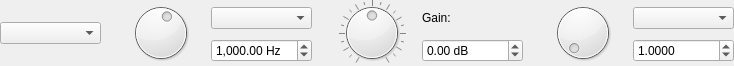
<?xml version="1.0" encoding="UTF-8"?>
<ui version="4.0">
 <class>BiQuadFilterGUI</class>
 <widget class="QWidget" name="BiQuadFilterGUI">
  <property name="geometry">
   <rect>
    <x>0</x>
    <y>0</y>
    <width>734</width>
    <height>66</height>
   </rect>
  </property>
  <property name="windowTitle">
   <string notr="true"/>
  </property>
  <layout class="QGridLayout" name="gridLayout">
   <property name="leftMargin">
    <number>0</number>
   </property>
   <property name="topMargin">
    <number>0</number>
   </property>
   <property name="rightMargin">
    <number>0</number>
   </property>
   <property name="bottomMargin">
    <number>0</number>
   </property>
   <property name="spacing">
    <number>0</number>
   </property>
   <item row="0" column="2" rowspan="2">
    <widget class="QDial" name="freqDial">
     <property name="minimumSize">
      <size>
       <width>0</width>
       <height>66</height>
      </size>
     </property>
     <property name="maximumSize">
      <size>
       <width>16777215</width>
       <height>66</height>
      </size>
     </property>
     <property name="maximum">
      <number>1000</number>
     </property>
     <property name="pageStep">
      <number>10</number>
     </property>
     <property name="value">
      <number>566</number>
     </property>
    </widget>
   </item>
   <item row="0" column="8" rowspan="2">
    <widget class="QDial" name="qDial">
     <property name="minimumSize">
      <size>
       <width>0</width>
       <height>66</height>
      </size>
     </property>
     <property name="maximumSize">
      <size>
       <width>16777215</width>
       <height>66</height>
      </size>
     </property>
     <property name="minimum">
      <number>0</number>
     </property>
     <property name="maximum">
      <number>1000</number>
     </property>
     <property name="notchesVisible">
      <bool>false</bool>
     </property>
    </widget>
   </item>
   <item row="1" column="3">
    <widget class="QDoubleSpinBox" name="freqSpinBox">
     <property name="showGroupSeparator" stdset="0">
      <bool>true</bool>
     </property>
     <property name="suffix">
      <string> Hz</string>
     </property>
     <property name="minimum">
      <double>10.000000000000000</double>
     </property>
     <property name="maximum">
      <double>20000.000000000000000</double>
     </property>
     <property name="value">
      <double>1000.000000000000000</double>
     </property>
    </widget>
   </item>
   <item row="0" column="4">
    <spacer name="horizontalSpacer">
     <property name="orientation">
      <enum>Qt::Horizontal</enum>
     </property>
     <property name="sizeType">
      <enum>QSizePolicy::Fixed</enum>
     </property>
     <property name="sizeHint" stdset="0">
      <size>
       <width>10</width>
       <height>20</height>
      </size>
     </property>
    </spacer>
   </item>
   <item row="0" column="5" rowspan="2">
    <widget class="QDial" name="gainDial">
     <property name="minimumSize">
      <size>
       <width>0</width>
       <height>66</height>
      </size>
     </property>
     <property name="maximumSize">
      <size>
       <width>16777215</width>
       <height>66</height>
      </size>
     </property>
     <property name="minimum">
      <number>-100</number>
     </property>
     <property name="maximum">
      <number>100</number>
     </property>
     <property name="pageStep">
      <number>20</number>
     </property>
     <property name="notchTarget">
      <double>9.850000000000000</double>
     </property>
     <property name="notchesVisible">
      <bool>true</bool>
     </property>
    </widget>
   </item>
   <item row="1" column="6">
    <widget class="QDoubleSpinBox" name="gainSpinBox">
     <property name="suffix">
      <string> dB</string>
     </property>
     <property name="minimum">
      <double>-10.000000000000000</double>
     </property>
     <property name="maximum">
      <double>10.000000000000000</double>
     </property>
     <property name="singleStep">
      <double>0.100000000000000</double>
     </property>
    </widget>
   </item>
   <item row="1" column="9">
    <widget class="QDoubleSpinBox" name="qSpinBox">
     <property name="decimals">
      <number>4</number>
     </property>
     <property name="minimum">
      <double>0.330000000000000</double>
     </property>
     <property name="maximum">
      <double>33.330000000000000</double>
     </property>
     <property name="singleStep">
      <double>0.100000000000000</double>
     </property>
     <property name="value">
      <double>1.000000000000000</double>
     </property>
    </widget>
   </item>
   <item row="0" column="6">
    <widget class="QLabel" name="gainLabel">
     <property name="sizePolicy">
      <sizepolicy hsizetype="Preferred" vsizetype="Fixed">
       <horstretch>0</horstretch>
       <verstretch>0</verstretch>
      </sizepolicy>
     </property>
     <property name="text">
      <string>Gain:</string>
     </property>
    </widget>
   </item>
   <item row="0" column="9">
    <widget class="QComboBox" name="qComboBox"/>
   </item>
   <item row="0" column="3">
    <widget class="QComboBox" name="freqComboBox"/>
   </item>
   <item row="0" column="7">
    <spacer name="horizontalSpacer_2">
     <property name="orientation">
      <enum>Qt::Horizontal</enum>
     </property>
     <property name="sizeType">
      <enum>QSizePolicy::Fixed</enum>
     </property>
     <property name="sizeHint" stdset="0">
      <size>
       <width>10</width>
       <height>20</height>
      </size>
     </property>
    </spacer>
   </item>
   <item row="0" column="0" rowspan="2">
    <widget class="QComboBox" name="typeComboBox"/>
   </item>
   <item row="0" column="1">
    <spacer name="horizontalSpacer_3">
     <property name="orientation">
      <enum>Qt::Horizontal</enum>
     </property>
     <property name="sizeType">
      <enum>QSizePolicy::Fixed</enum>
     </property>
     <property name="sizeHint" stdset="0">
      <size>
       <width>10</width>
       <height>20</height>
      </size>
     </property>
    </spacer>
   </item>
  </layout>
 </widget>
 <resources/>
 <connections/>
</ui>
